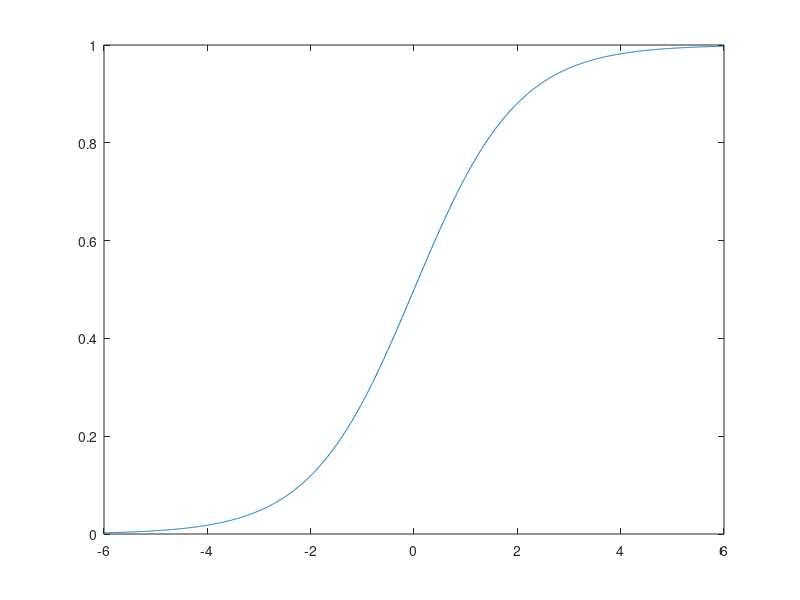

This chart was generated by the following MATLAB code:


t = 0:200;
xshift  = 100;
yshift = 0;
xstretch = -10;
ystretch = 1;
exponent = -1*((t-xshift)/xstretch);
numerator = 1 + exp(exponent);
ystretch ./ numerator - yshift;
y = ystretch ./ numerator -yshift;
plot(y);
plot(t,y)

%%%%%%%%%%%%%%%%%%%%%%%%%%%%%%%%%%%%%%%%%%%%%%%%%%%%%%%%%%%%%%%%%%%%%%%%%%%%%%%%%%%%%%

t = -6:0.01:6;
xshift  = 0;
yshift = 0;
xstretch = 1;
ystretch = 1;
exponent = -1*((t-xshift)/xstretch);
numerator = 1 + exp(exponent);
ystretch ./ numerator - yshift;
y = ystretch ./ numerator -yshift;
plot(y);
plot(t,y)
